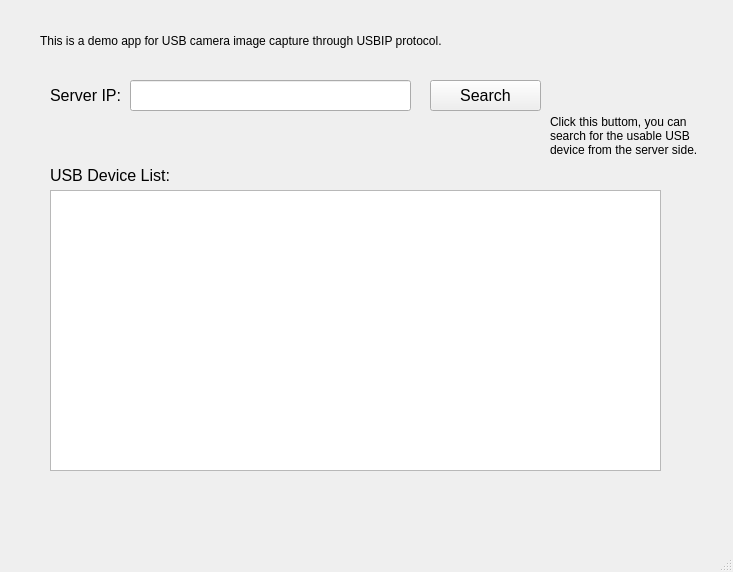
<?xml version="1.0" encoding="UTF-8"?>
<ui version="4.0">
 <class>MainWindow</class>
 <widget class="QMainWindow" name="MainWindow">
  <property name="geometry">
   <rect>
    <x>0</x>
    <y>0</y>
    <width>733</width>
    <height>572</height>
   </rect>
  </property>
  <property name="windowTitle">
   <string>Client Demo</string>
  </property>
  <widget class="QWidget" name="centralwidget">
   <widget class="QPushButton" name="searchButton">
    <property name="geometry">
     <rect>
      <x>430</x>
      <y>80</y>
      <width>111</width>
      <height>31</height>
     </rect>
    </property>
    <property name="font">
     <font>
      <pointsize>12</pointsize>
     </font>
    </property>
    <property name="text">
     <string>Search</string>
    </property>
   </widget>
   <widget class="QLabel" name="label">
    <property name="geometry">
     <rect>
      <x>40</x>
      <y>10</y>
      <width>539</width>
      <height>61</height>
     </rect>
    </property>
    <property name="lineWidth">
     <number>1</number>
    </property>
    <property name="text">
     <string>This is a demo app for USB camera image capture through USBIP protocol.</string>
    </property>
   </widget>
   <widget class="QLabel" name="label_2">
    <property name="geometry">
     <rect>
      <x>550</x>
      <y>80</y>
      <width>151</width>
      <height>111</height>
     </rect>
    </property>
    <property name="lineWidth">
     <number>1</number>
    </property>
    <property name="text">
     <string>Click this buttom, you can search for the usable USB device from the server side.</string>
    </property>
    <property name="wordWrap">
     <bool>true</bool>
    </property>
   </widget>
   <widget class="QLabel" name="label_3">
    <property name="geometry">
     <rect>
      <x>50</x>
      <y>80</y>
      <width>71</width>
      <height>31</height>
     </rect>
    </property>
    <property name="font">
     <font>
      <pointsize>12</pointsize>
     </font>
    </property>
    <property name="text">
     <string>Server IP:</string>
    </property>
   </widget>
   <widget class="QLineEdit" name="IPText">
    <property name="geometry">
     <rect>
      <x>130</x>
      <y>80</y>
      <width>281</width>
      <height>31</height>
     </rect>
    </property>
    <property name="font">
     <font>
      <pointsize>12</pointsize>
     </font>
    </property>
   </widget>
   <widget class="QListWidget" name="DeviceList">
    <property name="geometry">
     <rect>
      <x>50</x>
      <y>190</y>
      <width>611</width>
      <height>281</height>
     </rect>
    </property>
    <property name="font">
     <font>
      <pointsize>12</pointsize>
     </font>
    </property>
    <property name="horizontalScrollBarPolicy">
     <enum>Qt::ScrollBarAlwaysOff</enum>
    </property>
   </widget>
   <widget class="QLabel" name="label_4">
    <property name="geometry">
     <rect>
      <x>50</x>
      <y>160</y>
      <width>141</width>
      <height>31</height>
     </rect>
    </property>
    <property name="font">
     <font>
      <pointsize>12</pointsize>
     </font>
    </property>
    <property name="text">
     <string>USB Device List:</string>
    </property>
   </widget>
  </widget>
  <widget class="QMenuBar" name="menubar">
   <property name="geometry">
    <rect>
     <x>0</x>
     <y>0</y>
     <width>733</width>
     <height>22</height>
    </rect>
   </property>
  </widget>
  <widget class="QStatusBar" name="statusbar"/>
 </widget>
 <resources/>
 <connections/>
</ui>
